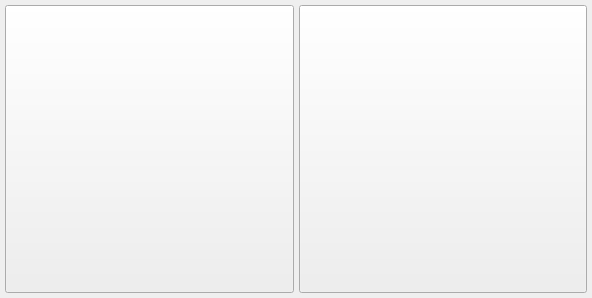
<?xml version="1.0" encoding="UTF-8"?>
<ui version="4.0">
 <class>AcceptCancelWidgetClass</class>
 <widget class="QWidget" name="AcceptCancelWidgetClass">
  <property name="geometry">
   <rect>
    <x>0</x>
    <y>0</y>
    <width>592</width>
    <height>298</height>
   </rect>
  </property>
  <property name="sizePolicy">
   <sizepolicy hsizetype="Expanding" vsizetype="Minimum">
    <horstretch>0</horstretch>
    <verstretch>0</verstretch>
   </sizepolicy>
  </property>
  <property name="minimumSize">
   <size>
    <width>0</width>
    <height>58</height>
   </size>
  </property>
  <property name="maximumSize">
   <size>
    <width>16777215</width>
    <height>16777215</height>
   </size>
  </property>
  <property name="baseSize">
   <size>
    <width>5</width>
    <height>0</height>
   </size>
  </property>
  <property name="windowTitle">
   <string>Form</string>
  </property>
  <layout class="QHBoxLayout" name="horizontalLayout">
   <property name="spacing">
    <number>5</number>
   </property>
   <property name="leftMargin">
    <number>5</number>
   </property>
   <property name="topMargin">
    <number>5</number>
   </property>
   <property name="rightMargin">
    <number>5</number>
   </property>
   <property name="bottomMargin">
    <number>5</number>
   </property>
   <item>
    <widget class="VxPushButton" name="m_AcceptButton">
     <property name="sizePolicy">
      <sizepolicy hsizetype="Preferred" vsizetype="Preferred">
       <horstretch>0</horstretch>
       <verstretch>0</verstretch>
      </sizepolicy>
     </property>
     <property name="minimumSize">
      <size>
       <width>0</width>
       <height>0</height>
      </size>
     </property>
     <property name="maximumSize">
      <size>
       <width>16777215</width>
       <height>16777215</height>
      </size>
     </property>
     <property name="focusPolicy">
      <enum>Qt::TabFocus</enum>
     </property>
     <property name="text">
      <string notr="true"/>
     </property>
    </widget>
   </item>
   <item>
    <widget class="VxPushButton" name="m_CancelButton">
     <property name="sizePolicy">
      <sizepolicy hsizetype="Preferred" vsizetype="Preferred">
       <horstretch>0</horstretch>
       <verstretch>0</verstretch>
      </sizepolicy>
     </property>
     <property name="minimumSize">
      <size>
       <width>0</width>
       <height>0</height>
      </size>
     </property>
     <property name="focusPolicy">
      <enum>Qt::TabFocus</enum>
     </property>
     <property name="text">
      <string notr="true"/>
     </property>
    </widget>
   </item>
  </layout>
 </widget>
 <customwidgets>
  <customwidget>
   <class>VxPushButton</class>
   <extends>QPushButton</extends>
   <header>VxPushButton.h</header>
  </customwidget>
 </customwidgets>
 <resources/>
 <connections/>
</ui>
